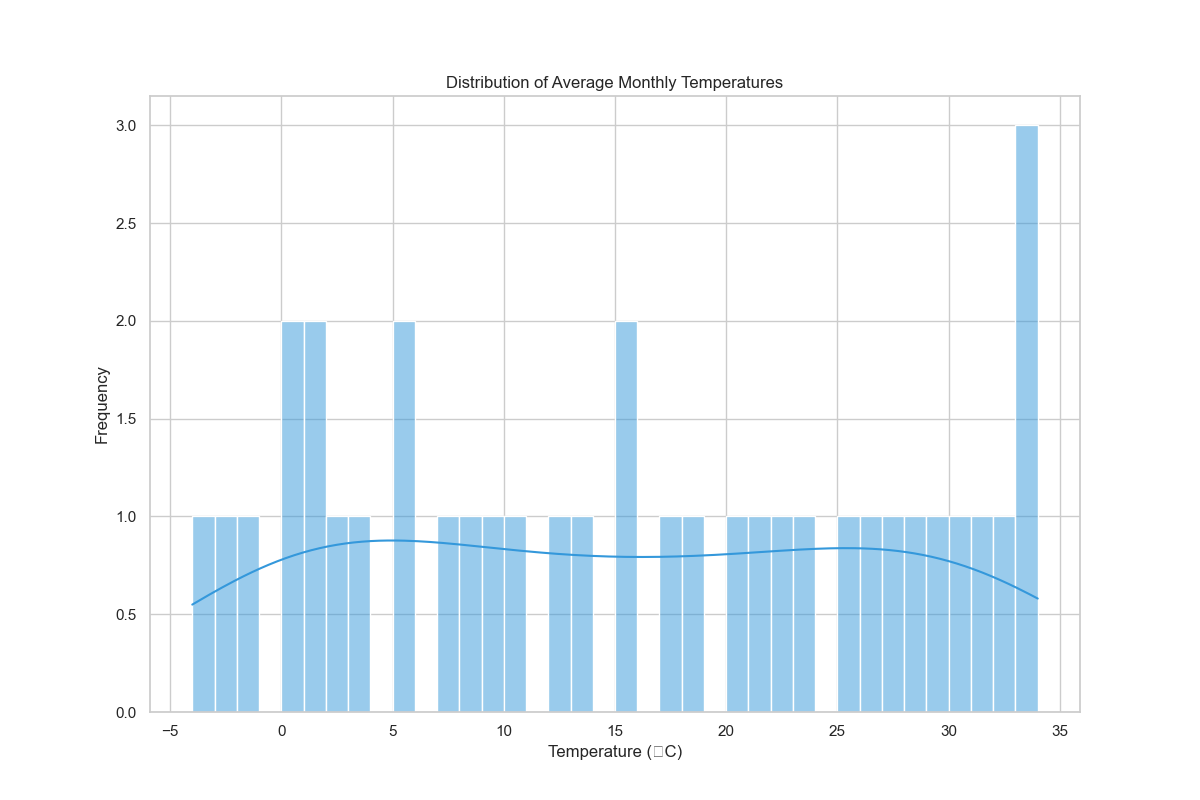

This figure's Python source:

import pandas as pd
import seaborn as sns
import matplotlib.pyplot as plt

# Dataset
data = {
    'Temperature': [
        -3, 0, 1, 2, 5, 7, 9, 12, 15, 17, 20, 22, 25,
        27, 29, 30, 32, 34, 34, 33, 31, 28, 26, 23,
        21, 18, 15, 13, 10, 8, 5, 3, 1, 0, -2, -4
    ]
}

# Create a DataFrame
df = pd.DataFrame(data)

# Initialize the matplotlib figure
f, ax = plt.subplots(figsize=(12, 8))

# Plot the histogram with custom bin width and modified aesthetics
sns.histplot(data=df, x="Temperature", binwidth=1, kde=True, color="#3498db")

# Customizing the aesthetics
sns.set_style("whitegrid")
plt.title("Distribution of Average Monthly Temperatures")
plt.xlabel("Temperature (°C)")
plt.ylabel("Frequency")

# Show the plot
plt.show()
